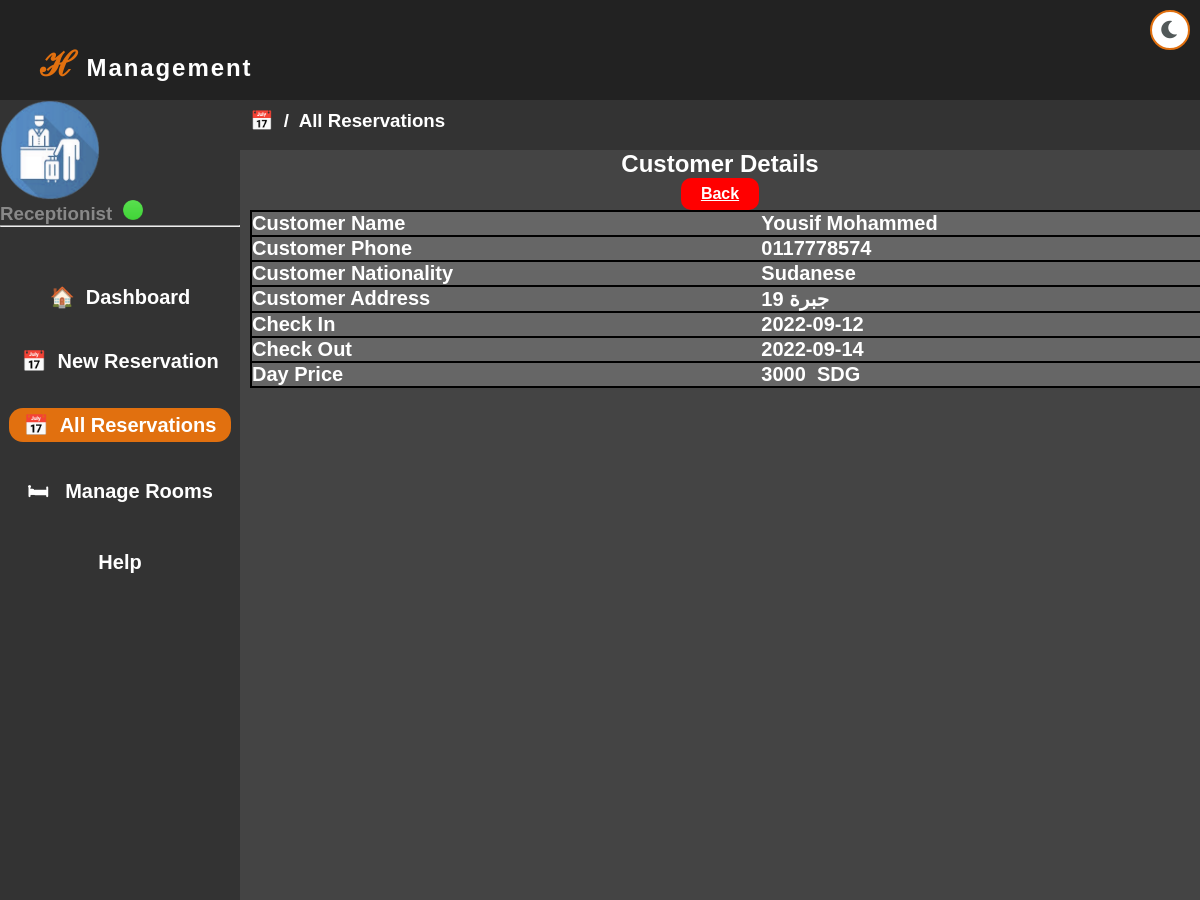
The page /data.php?id=1 (signed in) on the database its author committed.
### tables this page shows
CREATE TABLE `recept` (
  `id` int(11) NOT NULL,
  `name` varchar(100) NOT NULL,
  `password` varchar(100) NOT NULL,
  `status` varchar(100) NOT NULL,
  `recept_name` varchar(100) NOT NULL
);

CREATE TABLE `booking` (
  `bookin_id` int(11) NOT NULL,
  `cust_name` varchar(200) NOT NULL,
  `cust_phone` int(100) NOT NULL,
  `cust_address` varchar(100) NOT NULL,
  `cust_nic` varchar(200) NOT NULL,
  `room_no` varchar(100) NOT NULL,
  `room_type` varchar(100) NOT NULL,
  `booking_date` timestamp NOT NULL DEFAULT current_timestamp() ON UPDATE current_timestamp(),
  `check_in` date NOT NULL,
  `check_out` date NOT NULL,
  `price` int(100) NOT NULL,
  `nit` varchar(100) NOT NULL
);

### data.php (the view, shortened to what this page needs)
<html>
<head>
<link id="theme-style" rel="stylesheet" href="css/dark-mode.css">
    <link rel="stylesheet" href="https://cdnjs.cloudflare.com/ajax/libs/font-awesome/6.0.0-beta3/css/all.min.css">
</head>
<body>
<button class="theme-toggle-btn" onclick="toggleTheme()">
        <i class="fas fa-moon"></i>
    </button>
<div class="top">
<h2><span style="font-size:34px;">&#x210B;</span> Management </h2>
</div>
<div class="lft">
<h2><img src="img/htl.png">
<h3 style="color:#888888;">
<?php
if($_SESSION['recept']){
	$x=$_SESSION['recept'];
}
$conn=mysqli_connect('localhost','root','','hotel');
 $sqli="select * from recept where name='$x'";
     $result=mysqli_query($conn,$sqli);
     while($row=mysqli_fetch_array($result))
{
?>
<?php echo $row['status'];?>&nbsp;
<img src="img/online.png" style="width:20px;">
<?php } ?>
</h3>
</h2>
<hr><br>
<ul>
<li><a href="one.php">&#x1F3E0; &nbsp;Dashboard</a></li>
<li><a href="reservation.php">&#128197; &nbsp;New Reservation</a></li>
<li><a href="allreservation.php" style="color:#fff;background:#e1700f;">&#128197; &nbsp;All Reservations</a></li>
<li><a href="rooms.php">&#128719; &nbsp; Manage Rooms</a></li>
<li><a href="">Help</a></li>
</ul>
</div>
<div class="rgt">
<div class="add">
<h3>&#128197; &nbsp;/&nbsp; All Reservations</h3><br>
</div>
<h2 align="center">Customer Details</h2>
<table width="99%" cellspacing="10">
<?php
if(isset($_GET['id'])){
$id=$_GET['id'];
}
$sel="select * from booking where bookin_id='$id'";
$run=mysqli_query($conn,$sel);
while($row=mysqli_fetch_array($run)){
?>
<tr class="t2"><td>Customer Name</td><td><?php echo $row['cust_name']; ?></td></tr>
<tr class="t2"><td>Customer Phone</td><td>0<?php echo $row['cust_phone']; ?></td></tr>
<tr class="t2"><td>Customer Nationality</td><td><?php echo $row['nit']; ?></td></tr>
<tr class="t2"><td>Customer Address</td><td><?php echo $row['cust_address']; ?></td></tr>
<tr class="t2"><td>Check In</td><td><?php echo $row['check_in']; ?></td></tr>
<tr class="t2"><td>Check Out</td><td><?php echo $row['check_out']; ?></td></tr>
<tr class="t2"><td>Day Price</td><td><?php echo $row['price']; ?>&nbsp; SDG</td></tr>
<?php } ?>
<center><a href="allreservation.php" class="canc" style="float:center">Back</a></center>
</table>
</div>
</body>
</html>

### css/dark-mode.css (style rules this page uses)
* { margin: 0; padding: 0; box-sizing: border-box; }
body { background: #333; font-family: Arial, sans-serif; color: #fff; }
.top { width: 100%; height: 100px; background: #222; }
.top h2 { padding: 40px; color: #fff; letter-spacing: 0.12rem; cursor: pointer; }
.lft { width: 20%; height: 100%; float: left; background: #333; }
.lft h2 { color: #bbb; }
.lft img { width: 100px; }
.lft ul { list-style: none; padding: 0; }
.lft ul li { margin: 40px 0; text-align: center; }
.lft ul li a { text-decoration: none; color: #fff; font-size: 20px; padding: 6px 15px; font-weight: bold; border-radius: 14px; transition: 0.7s; }
span { color: #e1700f; }
.rgt { width: 80%; height: 100%; float: right; background: #444; }
.add { width: 100%; background: #333; line-height: center; }
.add h3 { margin-left: 10px; padding-top: 10px; cursor: pointer; }
.btn, .canc, .book { display: inline-block; text-align: center; font-weight: bold; border: 2px solid transparent; border-radius: 10px; transition: 0.4s; padding: 0.8rem 1.8rem; }
.canc { color: #fff; background: red; padding: 0.3rem 1.1rem; }
table { margin-left: 10px; width: 100%; border-collapse: collapse; }
.t1, .t2 { color: #fff; background: #555; font-weight: bold; border: 2px solid #000; padding: 10px; }
.t2 { font-size: 20px; background: #666; }
h3 img { width: 10px; }
button { color: #525959; background: #333; border: 2px solid transparent; border-radius: 10px; padding: 0.8rem 1.8rem; font-weight: bold; transition: 0.4s; cursor: pointer; font-size: 16px; }

### data.php (style rules this page uses)
.theme-toggle-btn { position: fixed; top: 10px; right: 10px; z-index: 1000; background-color: #fff; border: 2px solid #e1700f; border-radius: 50%; padding: 10px; display: flex; align-items: center; justify-content: center; cursor: pointer; transition: 0.4s; width: 40px; height: 40px; }
.theme-toggle-btn i { font-size: 20px; }

### rows shown on the page
recept: status "Receptionist"
booking: cust_name "Yousif Mohammed", cust_phone "117778574", nit "Sudanese", cust_address "جبرة 19", check_in "2022-09-12", check_out "2022-09-14", price "3000"
